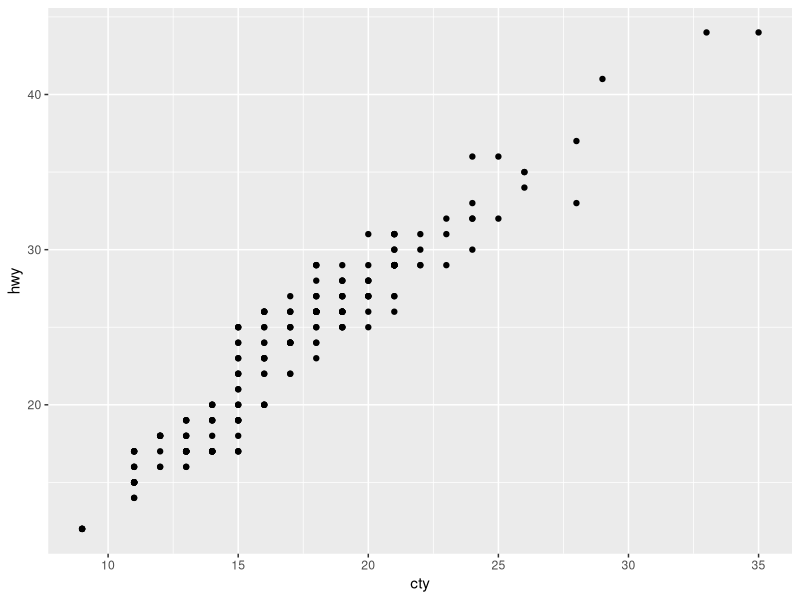
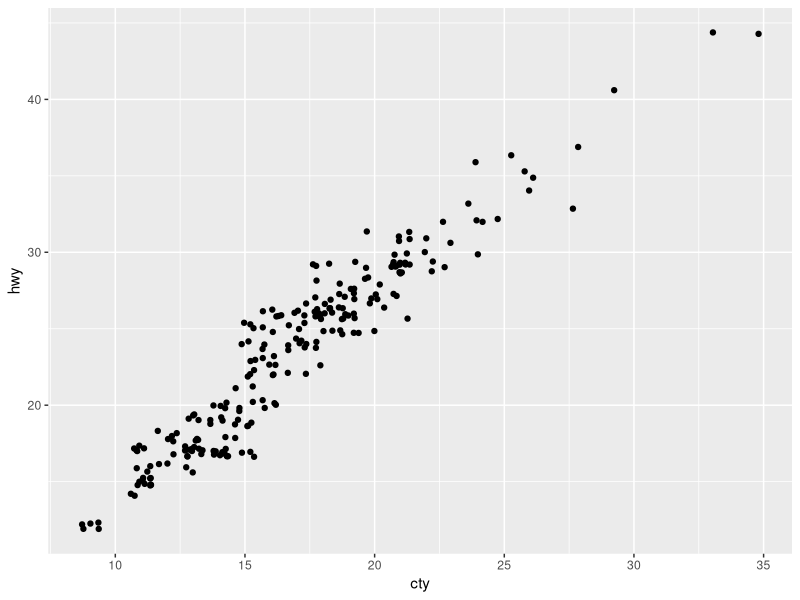
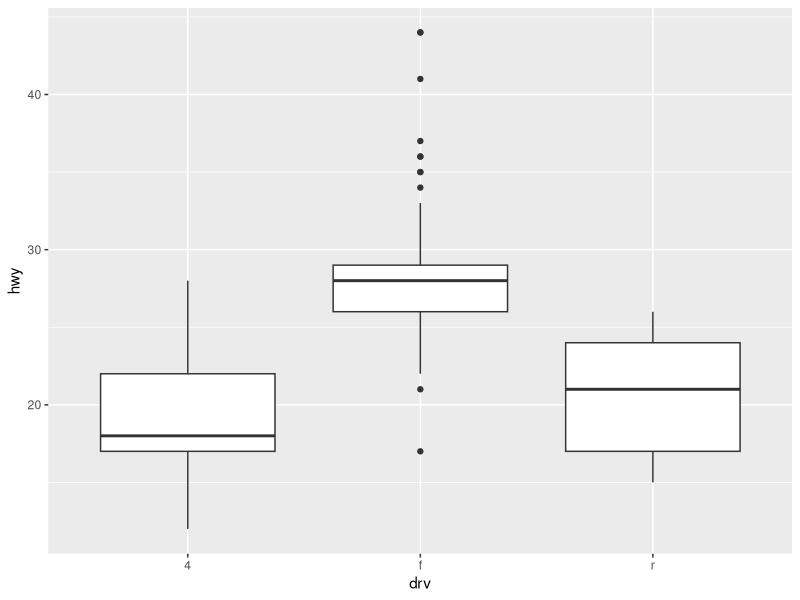

Recreate these plots in R, in order.
## ---- chunk 1
knitr::opts_chunk$set(echo = F, fig.height = 6, fig.width = 12)
library(ggplot2)
## ---- chunk 2
ggplot(data = mpg, mapping = aes(x = cty, y = hwy)) + 
  geom_point()
## ---- chunk 3
ggplot(data = mpg, mapping = aes(x = cty, y = hwy), position = "jitter") + 
  geom_point(mapping = aes(),position = "jitter")
## ---- chunk 4
ggplot(data = mpg, aes(x = drv, y = hwy)) +
  geom_boxplot()
